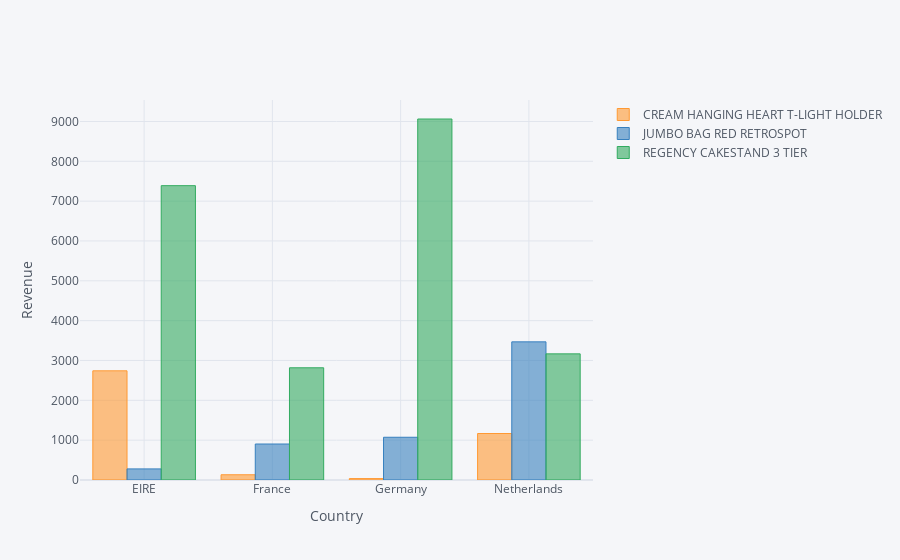

Write notebook code for a chart like this one.
### Code cell
cinco.iplot(kind='bar', xTitle='Country', yTitle='Revenue')

### Figure 1 — Plotly figure (JSON) as saved in the notebook; plotly's stock layout.template omitted (floating-point values rounded to 4 significant figures)
{"data": [{"marker": {"color": "rgba(255, 153, 51, 0.6)", "line": {"color": "rgba(255, 153, 51, 1.0)", "width": 1}}, "name": "CREAM HANGING HEART T-LIGHT HOLDER", "orientation": "v", "text": "", "type": "bar", "x": ["EIRE", "France", "Germany", "Netherlands"], "y": [2741.0, 131.8, 35.4, 1167]}, {"marker": {"color": "rgba(55, 128, 191, 0.6)", "line": {"color": "rgba(55, 128, 191, 1.0)", "width": 1}}, "name": "JUMBO BAG RED RETROSPOT", "orientation": "v", "text": "", "type": "bar", "x": ["EIRE", "France", "Germany", "Netherlands"], "y": [278.7, 903.4, 1073.0, 3468]}, {"marker": {"color": "rgba(50, 171, 96, 0.6)", "line": {"color": "rgba(50, 171, 96, 1.0)", "width": 1}}, "name": "REGENCY CAKESTAND 3 TIER", "orientation": "v", "text": "", "type": "bar", "x": ["EIRE", "France", "Germany", "Netherlands"], "y": [7389.0, 2817.0, 9062.0, 3166.0]}], "layout": {"legend": {"bgcolor": "#F5F6F9", "font": {"color": "#4D5663"}}, "paper_bgcolor": "#F5F6F9", "plot_bgcolor": "#F5F6F9", "title": {"font": {"color": "#4D5663"}}, "xaxis": {"gridcolor": "#E1E5ED", "showgrid": true, "tickfont": {"color": "#4D5663"}, "title": {"font": {"color": "#4D5663"}, "text": "Country"}, "zerolinecolor": "#E1E5ED"}, "yaxis": {"gridcolor": "#E1E5ED", "showgrid": true, "tickfont": {"color": "#4D5663"}, "title": {"font": {"color": "#4D5663"}, "text": "Revenue"}, "zerolinecolor": "#E1E5ED"}}}
